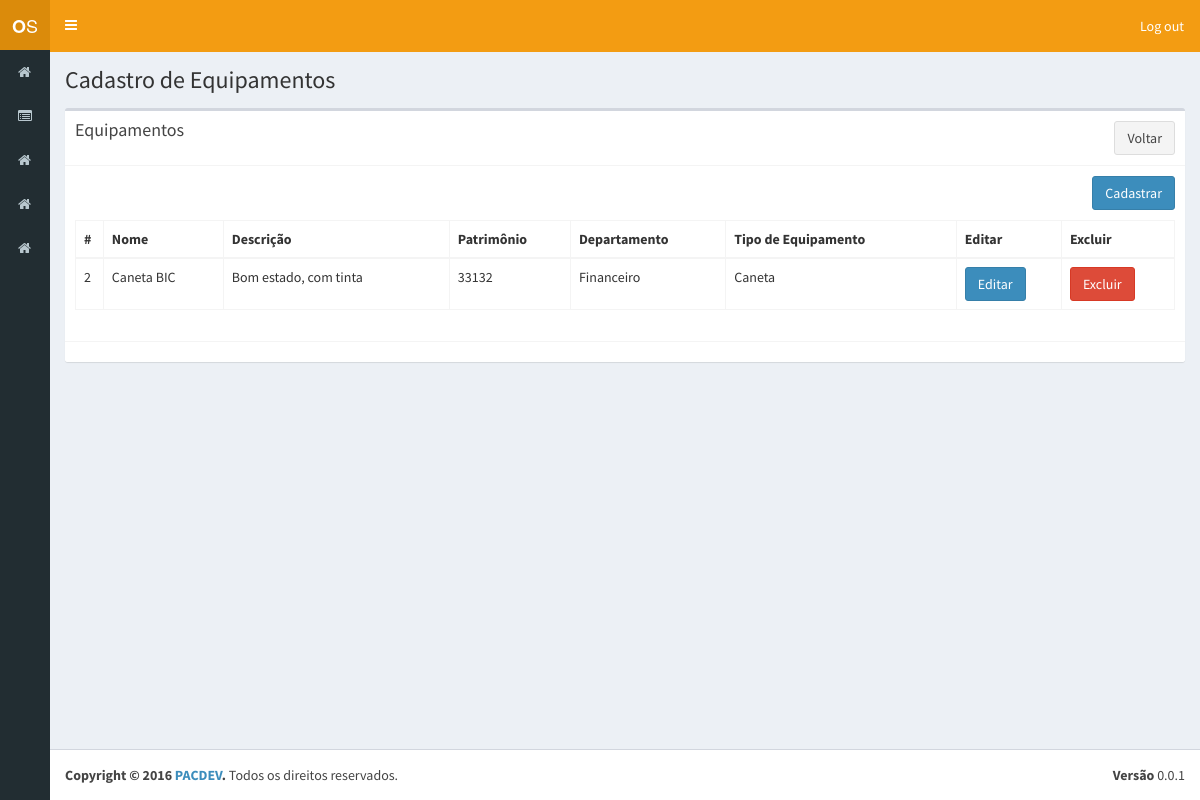
/equipamento.php (signed in), run on the app's committed database.
### tables this page shows
CREATE TABLE `menu` (
  `id` bigint(20) NOT NULL AUTO_INCREMENT,
  `nome` varchar(60) NOT NULL,
  `url` varchar(50) NOT NULL,
  `icon` varchar(30) NOT NULL,
  `ordem` int(11) NOT NULL,
  `url_pai` varchar(50) NOT NULL,
  PRIMARY KEY (`id`)
);

CREATE TABLE `equipamento` (
  `id` bigint(20) NOT NULL AUTO_INCREMENT,
  `nome` varchar(100) NOT NULL,
  `descricao` varchar(2000) NOT NULL,
  `patrimonio` varchar(30) NOT NULL,
  `tipo_equipamento_id` int(11) NOT NULL,
  `departamento_id` bigint(20) NOT NULL,
  PRIMARY KEY (`id`),
  KEY `fk_equipamento_tipo_equipamento1_idx` (`tipo_equipamento_id`),
  KEY `fk_equipamento_departamento1_idx` (`departamento_id`),
  CONSTRAINT `fk_equipamento_departamento1` FOREIGN KEY (`departamento_id`) REFERENCES `departamento` (`id`) ON DELETE NO ACTION ON UPDATE NO ACTION,
  CONSTRAINT `fk_equipamento_tipo_equipamento1` FOREIGN KEY (`tipo_equipamento_id`) REFERENCES `tipo_equipamento` (`id`) ON DELETE NO ACTION ON UPDATE NO ACTION
);

CREATE TABLE `departamento` (
  `id` bigint(20) NOT NULL AUTO_INCREMENT,
  `nome` varchar(100) NOT NULL,
  `area` varchar(100) NOT NULL,
  `setor` varchar(100) NOT NULL,
  `ramal` varchar(20) NOT NULL,
  PRIMARY KEY (`id`)
);

CREATE TABLE `tipo_equipamento` (
  `id` int(11) NOT NULL AUTO_INCREMENT,
  `nome` varchar(70) NOT NULL,
  PRIMARY KEY (`id`)
);

### src/configs/config.php (called while the page is built, shortened)
<?php
$connection = Db::getInstance();
if(!isset($public)){
  $statement = $connection->prepare('SELECT m.id, m.nome, m.url, m.icon
                                    FROM menu m
                                    INNER JOIN grupo_menu gm ON gm.menu_id = m.id
                                    INNER JOIN usuario u ON u.grupo_id = gm.grupo_id
                                    where u.id = '.$_SESSION['usuario']['id']);
  $statement->execute();
  $acesso = $statement->fetchAll(PDO::FETCH_ASSOC);
}
?>

### src/equipamento.php (the view, shortened to what this page needs)
<?php
include_once("configs/config.php");
$connection = Db::getInstance();
$statement = $connection->prepare('SELECT e.id,e.nome,e.descricao,e.patrimonio,d.nome \'departamento\',tp.nome \'tipo\' from equipamento e INNER JOIN tipo_equipamento tp ON (tp.id = e.tipo_equipamento_id) INNER JOIN departamento d ON (d.id = e.departamento_id)');
$statement->execute();
$lista = $statement->fetchAll(PDO::FETCH_ASSOC);
?><!DOCTYPE html>
<html>
<head>
  <link rel="stylesheet" href="assets/bootstrap/css/bootstrap.min.css">
  <link rel="stylesheet" href="https://cdnjs.cloudflare.com/ajax/libs/font-awesome/4.5.0/css/font-awesome.min.css">
  <link rel="stylesheet" href="https://cdnjs.cloudflare.com/ajax/libs/ionicons/2.0.1/css/ionicons.min.css">
  <link rel="stylesheet" href="assets/dist/css/AdminLTE.min.css">
  <link rel="stylesheet" href="assets/dist/css/skins/_all-skins.min.css">
</head>
<body class="hold-transition skin-yellow sidebar-collapse sidebar-mini">
  <div class="wrapper">
    <?php include_once("header.php"); ?>
    <?php include_once("menu.php"); ?>
    <div class="content-wrapper">
      <section class="content-header">
        <h1>
          Cadastro de Equipamentos
        </h1>
      </section>
      <section class="content">
        <div class="box">
          <div class="box-header with-border">
            <h3 class="box-title">Equipamentos</h3>
            <a class='btn btn-default pull-right' href="cadastrar_posicao.php">Voltar</a>
          </div>
          <div class="box-body">
            <button type="button" class="btn btn-primary pull-right" style="margin-bottom: 10px;" data-toggle="modal" data-id='0' data-target="#cadastrarModal">
              Cadastrar
            </button>
            <table id="table" class="table table-bordered table-hover">
              <thead>
                <tr>
                  <th>#</th>
                  <th>Nome</th>
                  <th>Descrição</th>
                  <th>Patrimônio</th>
                  <th>Departamento</th>
                  <th>Tipo de Equipamento</th>
                  <th>Editar</th>
                  <th>Excluir</th>
                </tr>
              </thead>
              <tbody>
                <?php
                if(!empty($lista)){
                  foreach($lista as $item){
                    echo '<tr>';
                    echo "<td>{$item['id']}</td>";
                    echo "<td>{$item['nome']}</td>";
                    echo "<td>{$item['descricao']}</td>";
                    echo "<td>{$item['patrimonio']}</td>";
                    echo "<td>{$item['departamento']}</td>";
                    echo "<td>{$item['tipo']}</td>";
                    echo "<td><button type='button' class='btn btn-primary' data-toggle='modal' data-target='#cadastrarModal' data-id='{$item['id']}' data-nome='{$item['nome']}' data-descricao='{$item['descricao']}' data-patrimonio='{$item['patrimonio']}' data-departamento='{$item['departamento']}' data-tipo='{$item['tipo']}' >Editar</button></td>";
                    echo "<td><a type='button' class='btn btn-danger' href='?id={$item['id']}&remove=true'>Excluir</button></td>";
                    echo '</tr>';
                  }
                }
                ?>
              </tbody>
            </table>
          </div>
          <div class="box-footer">
          </div>
        </div>
      </section>
    </div>
    <?php include_once("footer.php"); ?>
  </div>
</body>
</html>

### src/menu.php (shortened to what this page needs)
<?php
include_once("configs/config.php");
$connection = Db::getInstance();
$statement = $connection->prepare('SELECT m.id, m.nome, m.url, m.icon
	FROM menu m
	INNER JOIN grupo_menu gm ON gm.menu_id = m.id
	INNER JOIN usuario u ON u.grupo_id = gm.grupo_id
	where u.id = '.$_SESSION['usuario']['id'].'
	and (url_pai is null or url_pai = \'\') ORDER BY ordem ASC');
$statement->execute();
$_SESSION['menu'] = $statement->fetchAll(PDO::FETCH_ASSOC);
?>
<aside class="main-sidebar">
	<section class="sidebar">
		<ul class="sidebar-menu">
			<?php
			foreach($_SESSION['menu'] as $menu){
				if($menu['url'] != '#'){
					echo '  <li>
					<a href="'.$menu['url'].'">
						<i class="fa '.$menu['icon'].'"></i> <span>'.$menu['nome'].'</span>
					</a>
				</li>';
			}else{
				echo '  <li class="treeview">
				<a href="#">
					<i class="fa '.$menu['icon'].'"></i> <span>'.$menu['nome'].'</span>
					<span class="pull-right-container">
						<i class="fa fa-angle-left pull-right"></i>
					</span>
				</a>
				<ul class="treeview-menu">';
					echo '</ul>
				</li>';
			}
		}
		?>
	</ul>
</section>
</aside>

### data on the page
equipamento: id "2", nome "Caneta BIC", descricao "Bom estado, com tinta", patrimonio "33132", departamento.nome "Financeiro", tipo_equipamento.nome "Caneta"
